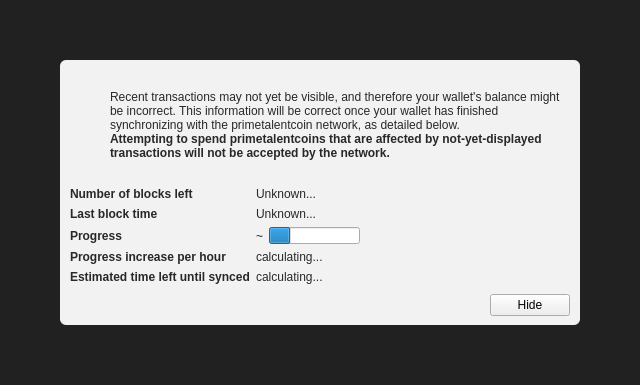
<?xml version="1.0" encoding="UTF-8"?>
<ui version="4.0">
 <class>ModalOverlay</class>
 <widget class="ModalOverlay" name="ModalOverlay">
  <property name="geometry">
   <rect>
    <x>0</x>
    <y>0</y>
    <width>640</width>
    <height>385</height>
   </rect>
  </property>
  <property name="windowTitle">
   <string>Form</string>
  </property>
  <layout class="QVBoxLayout" name="verticalLayout" stretch="0">
   <property name="sizeConstraint">
    <enum>QLayout::SetDefaultConstraint</enum>
   </property>
   <property name="leftMargin">
    <number>0</number>
   </property>
   <property name="topMargin">
    <number>0</number>
   </property>
   <property name="rightMargin">
    <number>0</number>
   </property>
   <property name="bottomMargin">
    <number>0</number>
   </property>
   <item>
    <widget class="QWidget" name="bgWidget" native="true">
     <property name="styleSheet">
      <string notr="true">#bgWidget { background: rgba(0,0,0,220); }</string>
     </property>
     <layout class="QVBoxLayout" name="verticalLayoutMain" stretch="1">
      <property name="leftMargin">
       <number>60</number>
      </property>
      <property name="topMargin">
       <number>60</number>
      </property>
      <property name="rightMargin">
       <number>60</number>
      </property>
      <property name="bottomMargin">
       <number>60</number>
      </property>
      <item>
       <widget class="QWidget" name="contentWidget" native="true">
        <property name="styleSheet">
         <string notr="true">#contentWidget { background: rgba(255,255,255,240); border-radius: 6px; }

QLabel { color: rgb(40,40,40);  }</string>
        </property>
        <layout class="QVBoxLayout" name="verticalLayoutSub" stretch="1,0,0,0">
         <property name="spacing">
          <number>0</number>
         </property>
         <property name="leftMargin">
          <number>10</number>
         </property>
         <property name="topMargin">
          <number>10</number>
         </property>
         <property name="rightMargin">
          <number>10</number>
         </property>
         <property name="bottomMargin">
          <number>10</number>
         </property>
         <item>
          <layout class="QHBoxLayout" name="horizontalLayoutIconText" stretch="0,1">
           <property name="topMargin">
            <number>20</number>
           </property>
           <item>
            <layout class="QVBoxLayout" name="verticalLayoutIcon">
             <property name="leftMargin">
              <number>0</number>
             </property>
             <item>
              <widget class="QPushButton" name="warningIcon">
               <property name="enabled">
                <bool>false</bool>
               </property>
               <property name="text">
                <string/>
               </property>
               <property name="icon">
                <iconset>
                 <normaloff>:/icons/warning</normaloff>
                 <disabledoff>:/icons/warning</disabledoff>:/icons/warning</iconset>
               </property>
               <property name="iconSize">
                <size>
                 <width>48</width>
                 <height>48</height>
                </size>
               </property>
               <property name="flat">
                <bool>true</bool>
               </property>
              </widget>
             </item>
             <item>
              <spacer name="verticalSpacerWarningIcon">
               <property name="orientation">
                <enum>Qt::Vertical</enum>
               </property>
               <property name="sizeHint" stdset="0">
                <size>
                 <width>20</width>
                 <height>40</height>
                </size>
               </property>
              </spacer>
             </item>
            </layout>
           </item>
           <item>
            <layout class="QVBoxLayout" name="verticalLayoutInfoText">
             <property name="leftMargin">
              <number>0</number>
             </property>
             <property name="topMargin">
              <number>0</number>
             </property>
             <item>
              <widget class="QLabel" name="infoText">
               <property name="text">
                <string>Recent transactions may not yet be visible, and therefore your wallet's balance might be incorrect. This information will be correct once your wallet has finished synchronizing with the primetalentcoin network, as detailed below.</string>
               </property>
               <property name="textFormat">
                <enum>Qt::RichText</enum>
               </property>
               <property name="wordWrap">
                <bool>true</bool>
               </property>
              </widget>
             </item>
             <item>
              <widget class="QLabel" name="infoTextStrong">
               <property name="font">
                <font>
                 <weight>75</weight>
                 <bold>true</bold>
                </font>
               </property>
               <property name="text">
                <string>Attempting to spend primetalentcoins that are affected by not-yet-displayed transactions will not be accepted by the network.</string>
               </property>
               <property name="textFormat">
                <enum>Qt::RichText</enum>
               </property>
               <property name="wordWrap">
                <bool>true</bool>
               </property>
              </widget>
             </item>
             <item>
              <spacer name="verticalSpacerInTextSpace">
               <property name="orientation">
                <enum>Qt::Vertical</enum>
               </property>
               <property name="sizeHint" stdset="0">
                <size>
                 <width>20</width>
                 <height>40</height>
                </size>
               </property>
              </spacer>
             </item>
            </layout>
           </item>
          </layout>
         </item>
         <item>
          <spacer name="verticalSpacerAfterText">
           <property name="orientation">
            <enum>Qt::Vertical</enum>
           </property>
           <property name="sizeHint" stdset="0">
            <size>
             <width>20</width>
             <height>40</height>
            </size>
           </property>
          </spacer>
         </item>
         <item>
          <layout class="QFormLayout" name="formLayout">
           <property name="fieldGrowthPolicy">
            <enum>QFormLayout::FieldsStayAtSizeHint</enum>
           </property>
           <property name="horizontalSpacing">
            <number>6</number>
           </property>
           <property name="verticalSpacing">
            <number>6</number>
           </property>
           <property name="topMargin">
            <number>10</number>
           </property>
           <item row="0" column="0">
            <widget class="QLabel" name="labelNumberOfBlocksLeft">
             <property name="font">
              <font>
               <weight>75</weight>
               <bold>true</bold>
              </font>
             </property>
             <property name="text">
              <string>Number of blocks left</string>
             </property>
            </widget>
           </item>
           <item row="0" column="1">
            <widget class="QLabel" name="numberOfBlocksLeft">
             <property name="text">
              <string>Unknown...</string>
             </property>
            </widget>
           </item>
           <item row="1" column="0">
            <widget class="QLabel" name="labelLastBlockTime">
             <property name="font">
              <font>
               <weight>75</weight>
               <bold>true</bold>
              </font>
             </property>
             <property name="text">
              <string>Last block time</string>
             </property>
            </widget>
           </item>
           <item row="1" column="1">
            <widget class="QLabel" name="newestBlockDate">
             <property name="sizePolicy">
              <sizepolicy hsizetype="Maximum" vsizetype="Preferred">
               <horstretch>0</horstretch>
               <verstretch>0</verstretch>
              </sizepolicy>
             </property>
             <property name="text">
              <string>Unknown...</string>
             </property>
            </widget>
           </item>
           <item row="2" column="0">
            <widget class="QLabel" name="labelSyncDone">
             <property name="font">
              <font>
               <weight>75</weight>
               <bold>true</bold>
              </font>
             </property>
             <property name="text">
              <string>Progress</string>
             </property>
            </widget>
           </item>
           <item row="2" column="1">
            <layout class="QHBoxLayout" name="horizontalLayoutSync" stretch="0,1">
             <item>
              <widget class="QLabel" name="percentageProgress">
               <property name="text">
                <string notr="true">~</string>
               </property>
              </widget>
             </item>
             <item>
              <widget class="QProgressBar" name="progressBar">
               <property name="value">
                <number>24</number>
               </property>
               <property name="format">
                <string/>
               </property>
              </widget>
             </item>
            </layout>
           </item>
           <item row="4" column="0">
            <widget class="QLabel" name="labelProgressIncrease">
             <property name="font">
              <font>
               <weight>75</weight>
               <bold>true</bold>
              </font>
             </property>
             <property name="text">
              <string>Progress increase per hour</string>
             </property>
            </widget>
           </item>
           <item row="4" column="1">
            <widget class="QLabel" name="progressIncreasePerH">
             <property name="text">
              <string>calculating...</string>
             </property>
            </widget>
           </item>
           <item row="5" column="0">
            <widget class="QLabel" name="labelEstimatedTimeLeft">
             <property name="font">
              <font>
               <weight>75</weight>
               <bold>true</bold>
              </font>
             </property>
             <property name="text">
              <string>Estimated time left until synced</string>
             </property>
            </widget>
           </item>
           <item row="5" column="1">
            <widget class="QLabel" name="expectedTimeLeft">
             <property name="text">
              <string>calculating...</string>
             </property>
            </widget>
           </item>
          </layout>
         </item>
         <item>
          <layout class="QHBoxLayout" name="horizontalLayoutButtons">
           <property name="leftMargin">
            <number>10</number>
           </property>
           <property name="topMargin">
            <number>10</number>
           </property>
           <item>
            <spacer name="horizontalSpacer">
             <property name="orientation">
              <enum>Qt::Horizontal</enum>
             </property>
             <property name="sizeHint" stdset="0">
              <size>
               <width>40</width>
               <height>20</height>
              </size>
             </property>
            </spacer>
           </item>
           <item>
            <widget class="QPushButton" name="closeButton">
             <property name="text">
              <string>Hide</string>
             </property>
            </widget>
           </item>
          </layout>
         </item>
        </layout>
       </widget>
      </item>
     </layout>
    </widget>
   </item>
  </layout>
 </widget>
 <customwidgets>
  <customwidget>
   <class>ModalOverlay</class>
   <extends>QWidget</extends>
   <header>modaloverlay.h</header>
   <container>1</container>
  </customwidget>
 </customwidgets>
 <resources/>
 <connections/>
</ui>
